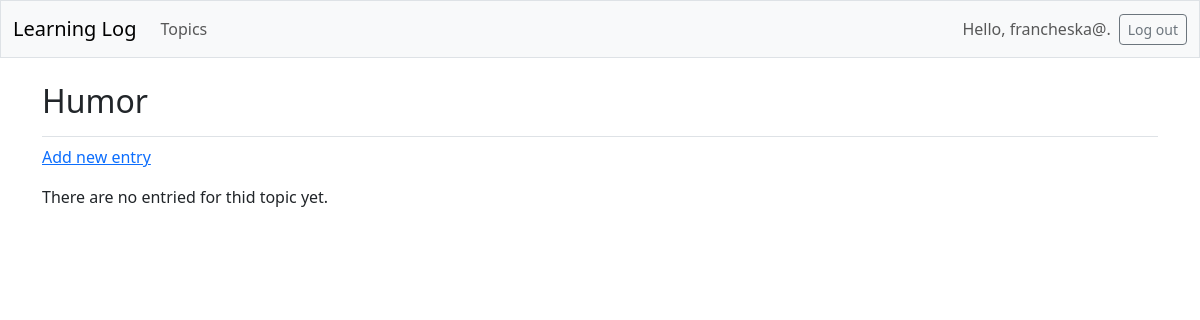
Before: /topics/6/ (signed in) with the older database file.
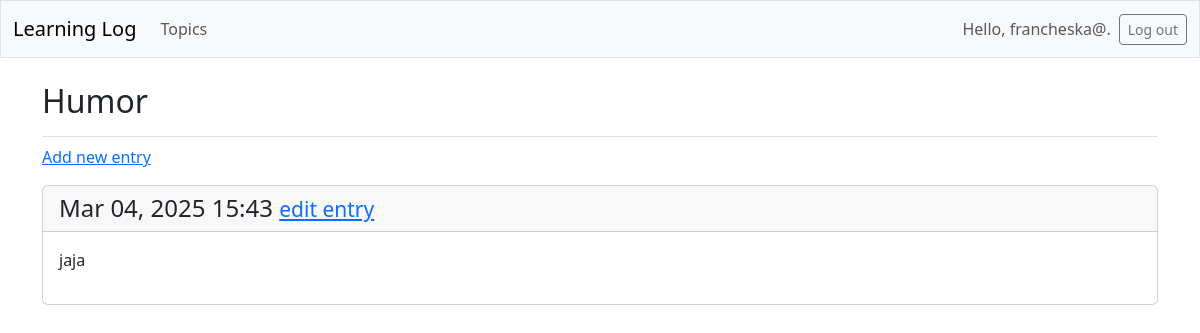
After: the same page with the newer database file.
### learning_logs/models.py (models this page shows, shortened)
class Entry(models.Model):
    topic = models.ForeignKey(Topic, on_delete=models.CASCADE)
    text = models.TextField()
    date_added = models.DateTimeField(auto_now_add=True)
    class Meta:
        verbose_name_plural = 'entries'

### learning_logs/views.py (the view)
# urls.py: path('topics/<int:topic_id>/', views.topic, name='topic'),
@login_required
def topic(request, topic_id):
    topic = Topic.objects.get(id=topic_id)
    if topic.owner != request.user:
        raise Http404
    entries = topic.entry_set.order_by('-date_added')
    context = {'topic': topic, 'entries': entries}
    return render(request, 'learning_logs/topic.html', context)

### learning_logs/templates/learning_logs/topic.html
{% extends 'learning_logs/base.html' %}
{% block page_header %}
<h2>{{ topic.text }}</h2>
{% endblock page_header %}
{% block content %}
<p>
    <a href="{% url 'learning_logs:new_entry' topic.id %}">Add new entry</a>
</p>
{% for entry in entries %}
<div class="card mb-3">
     <h4 class="card-header">
         {{ entry.date_added|date:'M d, Y H:i' }}
         <small><a href="{% url 'learning_logs:edit_entry' entry.id %}">edit entry</a></small>
        </h4>
         <div class="card-body">{{ entry.text|linebreaks }}</div>
    </div>
    {% empty %}
    <p>There are no entried for thid topic yet.</p>
    {% endfor %}
    {% endblock content %}

Changed rows visible on the page:
added Entry: date_added "Mar 04, 2025 15:43", text "jaja"
Other visible differences:
text no longer shown: "There are no entried for thid topic yet."
